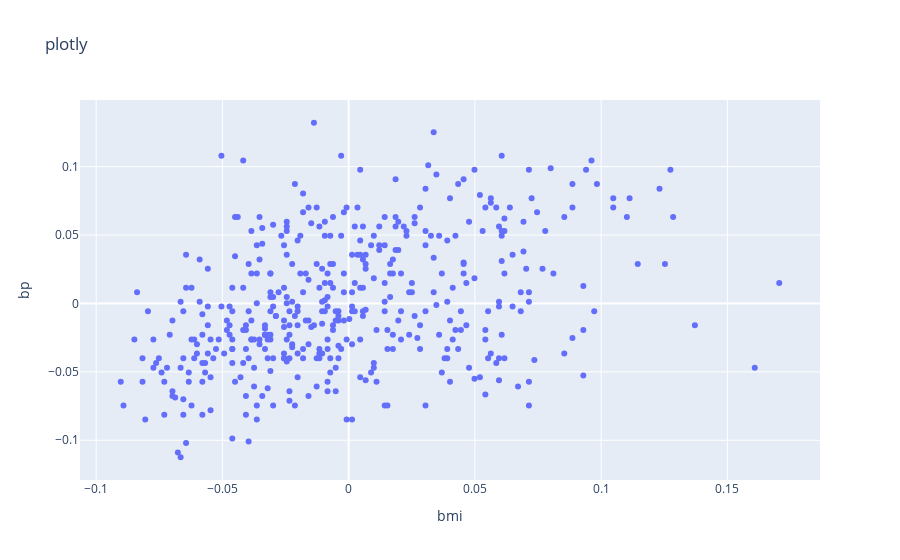

The code cell stored with this chart in its notebook:
### Code cell
fig = px.scatter(df, x="bmi",y="bp",title="plotly")
fig.show()

### Figure 1 — Plotly figure (JSON) as saved in the notebook; plotly's stock layout.template omitted (floating-point values rounded to 4 significant figures; data arrays with more than 128 entries replaced by an {"elided": "..."} marker saying what was removed)
{"data": [{"hovertemplate": "bmi=%{x}<br>bp=%{y}<extra></extra>", "legendgroup": "", "marker": {"color": "#636efa", "symbol": "circle"}, "mode": "markers", "name": "", "orientation": "v", "showlegend": false, "type": "scatter", "x": {"elided": "442 float values"}, "xaxis": "x", "y": {"elided": "442 float values"}, "yaxis": "y"}], "layout": {"legend": {"tracegroupgap": 0}, "title": {"text": "plotly"}, "xaxis": {"anchor": "y", "domain": [0, 1], "title": {"text": "bmi"}}, "yaxis": {"anchor": "x", "domain": [0, 1], "title": {"text": "bp"}}}}
